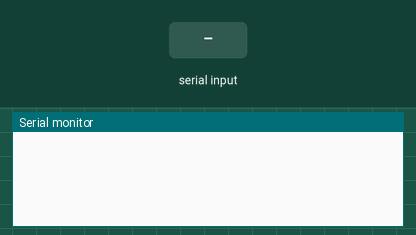
A sketch run on a simulated Arduino Uno, built with avr-gcc and run on an emulated ATmega328P. On the bench: the last lines printed to the serial monitor. Inputs (shaded band) come from the test bench.

Above: at 1.2 s.
1.3 s: "0" received over Serial
At 4.3 s:
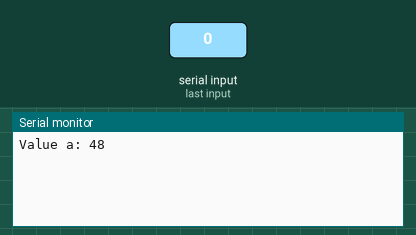
6.8 s: "1" received over Serial
At 11.2 s:
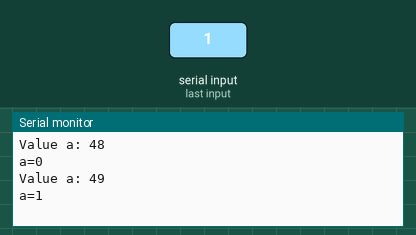

The sketch:

While.ino
```cpp
void setup() {
  // put your setup code here, to run once:
Serial.begin(9600);
}

void loop() {
 if (Serial.available()>0)
  {
int a=Serial.read();
delay(2000);
Serial.print("Value a: ");
 Serial.println(a);
 delay(2000);
while(a==48)
{
Serial.println("a=0");
break;}
while(a==49)
{
Serial.println("a=1");
break;}
}}
```

Measured:
- after the input at 1.3 s, the serial monitor: prints a new line after 2.0 s (image 1)
- after the input at 6.8 s, the serial monitor: prints a new line after 2.0 s (image 2)
